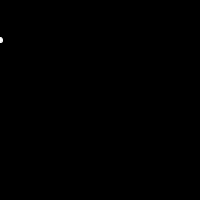
Frame 1 (no input)
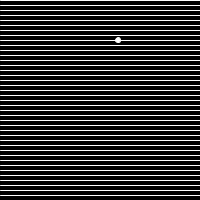
Frame 60 (the mouse pressed at the canvas centre just before this capture)
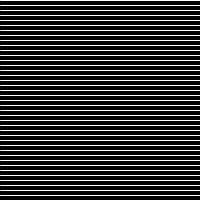
Frame 120 (the mouse held since frame 60 and released just before this capture)

The Processing sketch that drew these frames (run headless with seeded random() and noise(); from frame 60 on, the mouse is pressed at the canvas centre):

// Processing sketch: processing_4830
// ── processing_4830.pde

/**
 Based on Exercise 6-5 (p. 94) of _Learning Processing_ by
 Daniel Shiffman. Added moving dot and delay of drawing lines
 to illustrate difference between draw loop and the inner line
 drawing loop.
*/
int endY;  // y value of last of a series of lines
int bx;    // x value of moving dot

void setup() {
  size(200, 200);
  stroke(255);
  fill(255);
  frameRate(30);
  
  // Start endY with a negative value to delay appearance
  // of lines
  endY = -100;
  bx = 0;
}

void draw() {
  background(0);

  // Draw a series of lines starting at the top, going down
  // to endY, which increase each frame.
  for (int y = 0; y <= endY; y += 5) {
    line(0, y, width, y);
  }
  
  // draw the dot
  ellipse(bx, 40, 5, 5);
  
  // Increase the y value of the last line, which increases
  // the number of lines.
  if (endY < height) {
    endY += 5;
  }
  bx += 2;
}
